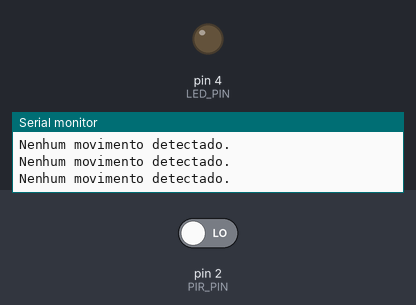
Bench run of a sketch on a simulated Arduino Uno, built with avr-gcc and run on an emulated ATmega328P. On the bench: output pins drawn as LEDs (lit = HIGH), the last lines printed to the serial monitor. The inputs (shaded band) are chosen by the test bench; at power-on: pin 2 (PIR_PIN) LOW.

Above: at 1.8 s.
1.9 s: pin 2 (PIR_PIN) driven HIGH
At 2.5 s:
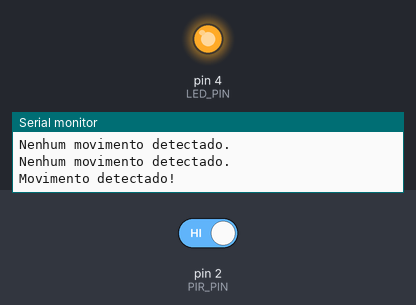
3.5 s: pin 2 (PIR_PIN) driven LOW
At 4.8 s:
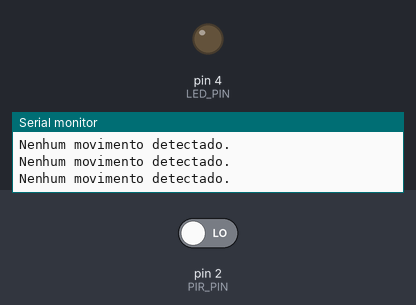
Timing chart, 0 to 6.5 s (numbered marks = the images above; inputs shaded):
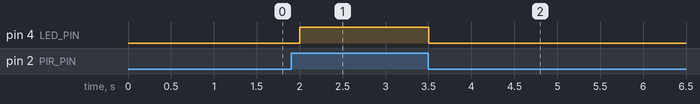

Measured:
- after the input at 1.9 s, pin 4 (LED_PIN): LOW → HIGH after 0.10 s
- after the input at 3.5 s, pin 4 (LED_PIN): HIGH → LOW at once

The sketch:

detector_de_movimento1.ino
```cpp
// Definições dos pinos
const int PIR_PIN = 2;
const int LED_PIN = 4;

void setup() {
	pinMode(PIR_PIN, INPUT);
  	pinMode(LED_PIN, OUTPUT);
  	Serial.begin(9600);
}

void loop() {
	int pirState = digitalRead(PIR_PIN);

  if (pirState == HIGH) {
  	digitalWrite(LED_PIN, HIGH); // Liga o LED se detectar movimento
    Serial.println("Movimento detectado!");
  } else {
  	digitalWrite(LED_PIN, LOW); // Apaga o LED se não detectar movimento
    Serial.println("Nenhum movimento detectado.");
  }

  delay(500);
}
```
